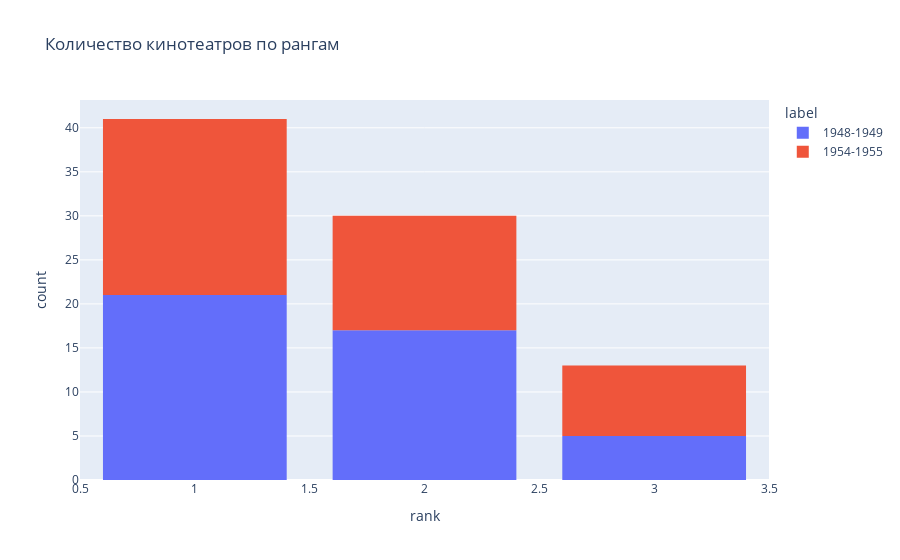

Here is the notebook cell this chart was saved with:
### Markdown cell above
### `barplot`

### Code cell
viz.plot_hist(data.df_concat, x='rank', color='label',
              title='Количество кинотеатров по рангам'
              )

### Figure 1 — Plotly figure (JSON) as saved in the notebook; plotly's stock layout.template omitted (floating-point values rounded to 4 significant figures)
{"data": [{"alignmentgroup": "True", "bingroup": "x", "hovertemplate": "label=1948-1949<br>rank=%{x}<br>count=%{y}<extra></extra>", "legendgroup": "1948-1949", "marker": {"color": "#636efa", "pattern": {"shape": ""}}, "name": "1948-1949", "offsetgroup": "1948-1949", "orientation": "v", "showlegend": true, "type": "histogram", "x": [1, 3, 2, 2, 2, 2, 1, 3, 3, 2, 3, 3, 2, 1, 2, 1, 2, 2, 1, 2, 2, 1, 1, 1, 1, 1, 1, 2, 1, 2, 2, 1, 1, 1, 1, 1, 1, 1, 1, 1, 2, 2, 2], "xaxis": "x", "yaxis": "y"}, {"alignmentgroup": "True", "bingroup": "x", "hovertemplate": "label=1954-1955<br>rank=%{x}<br>count=%{y}<extra></extra>", "legendgroup": "1954-1955", "marker": {"color": "#EF553B", "pattern": {"shape": ""}}, "name": "1954-1955", "offsetgroup": "1954-1955", "orientation": "v", "showlegend": true, "type": "histogram", "x": [2, 3, 2, 2, 2, 2, 1, 3, 1, 3, 1, 1, 3, 3, 3, 2, 1, 2, 2, 2, 2, 2, 1, 1, 1, 1, 1, 1, 2, 3, 1, 1, 1, 1, 1, 1, 1, 2, 3, 1, 1], "xaxis": "x", "yaxis": "y"}], "layout": {"bargap": 0.2, "barmode": "relative", "legend": {"title": {"text": "label"}, "tracegroupgap": 0}, "title": {"text": "Количество кинотеатров по рангам"}, "xaxis": {"anchor": "y", "domain": [0, 1], "title": {"text": "rank"}}, "yaxis": {"anchor": "x", "domain": [0, 1], "title": {"text": "count"}}}}
